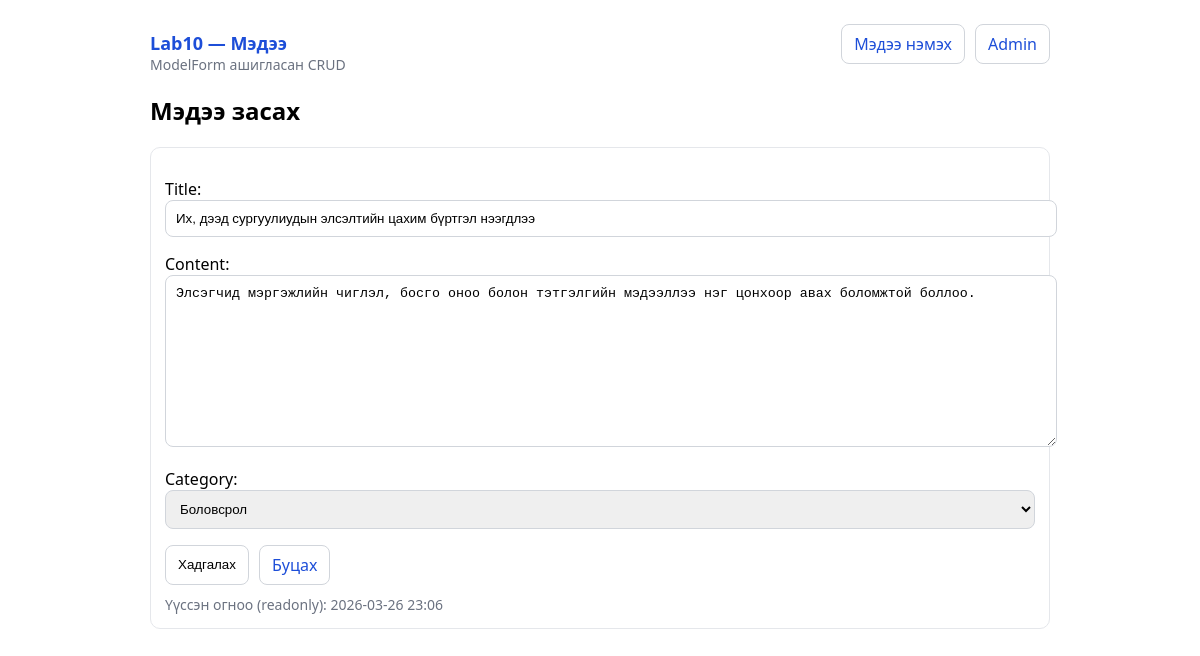
/news/5/edit/, run on the app's committed database.
### news_app/models.py (models this page shows, shortened)
class News(models.Model):
    title = models.CharField(max_length=256)
    content = models.TextField()
    created_at = models.DateTimeField(auto_now_add=True)
    category = models.ForeignKey(Category, on_delete=models.PROTECT, related_name='news')
    class Meta:
        ordering = ['-created_at', '-id']

### news_app/views.py (the view)
# urls.py: path('news/<int:pk>/edit/', views.news_update, name='news_update'),
@require_http_methods(["GET", "POST"])
def news_update(request, pk: int):
    instance = get_object_or_404(News, pk=pk)
    form = NewsForm(data=request.POST or None, instance=instance)
    if request.method == 'POST' and form.is_valid():
        form.save()
        return redirect('news_list')
    return render(
        request,
        'news_app/news_form.html',
        {'form': form, 'mode': 'update', 'news': instance},
    )

### news_app/forms.py
class NewsForm(forms.ModelForm):
    class Meta:
        model = News
        fields = ['title', 'content', 'category']

### news_app/models.py (called while the page is built)
    def __str__(self) -> str:
        return self.name

### templates/news_app/news_form.html (shortened to what this page needs)
{% extends "news_app/base.html" %}
{% load tz %}
{% block content %}
  <h2>
    {% if mode == "update" %}Мэдээ засах{% else %}Мэдээ нэмэх{% endif %}
  </h2>
  <form method="post" class="card">
    {{ form.as_p }}
    <div class="actions">
      <button class="btn" type="submit">{% if mode == "update" %}Хадгалах{% else %}Нэмэх{% endif %}</button>
      <a class="btn" href="{% url 'news_list' %}">Буцах</a>
    </div>
    {% if mode == "update" %}
      <div class="muted" style="margin-top: 10px;">
        Үүссэн огноо (readonly): {{ news.created_at|localtime|date:"Y-m-d H:i" }}
      </div>
    {% endif %}
  </form>
{% endblock %}

### templates/news_app/base.html (style rules this page uses)
body { font-family: system-ui, -apple-system, Segoe UI, Roboto, Arial, sans-serif; max-width: 900px; margin: 24px auto; padding: 0 16px; }
a { color: #1d4ed8; text-decoration: none; }
.actions { display: flex; gap: 10px; }
.muted { color: #6b7280; font-size: 14px; }
.card { border: 1px solid #e5e7eb; border-radius: 10px; padding: 14px; }
.btn { display: inline-block; padding: 8px 12px; border: 1px solid #d1d5db; border-radius: 8px; background: #fff; }
input[type="text"], textarea, select { width: 100%; padding: 10px; border: 1px solid #d1d5db; border-radius: 8px; }
textarea { min-height: 140px; }

### data on the page
News: title "Их, дээд сургуулиудын элсэлтийн цахим бүртгэл нээгдлээ", content "Элсэгчид мэргэжлийн чиглэл, босго оноо болон тэтгэлгийн мэдээллээ нэг цонхоор авах боломжтой боллоо.", category "Боловсрол", created_at "2026-03-26 23:06"
